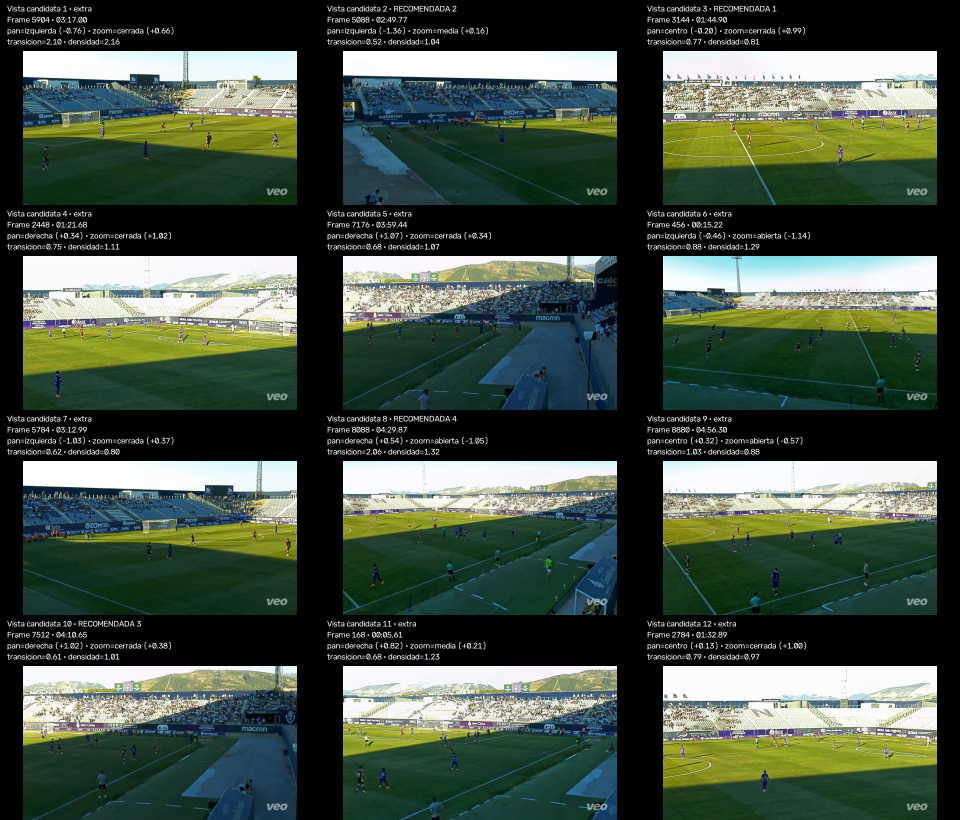
#> input picture supervisor/data/reviews/asset_7fbc47b7b83647bc8fd52e6a676c9425_view_diversity_v1/all_diverse_candidates_contact_sheet.jpg, 1920 x 1640 px (shown at 1/2 size)
$ python -i field_anchor_selector.py   (imports and definitions only)   (older library calls are emulated)
#> lines starting #> are read from the running program, lines starting #| are printed output that depends on the picture; after the words box and inside, x2 and y2 are one past the last pixel; in counts of white or black regions, pixels touching at a corner belong together
#> further down, picture is the input picture: shape (1640, 1920, 3); mean B, G, R 68.9, 81.2, 68.6
"""Active HUMAN anchor selector for RealJaen FIELD.

This module turns Camera Atlas Coverage diagnostics into a practical question:

    Which frames should the human calibrate next to improve FIELD coverage
    with the least manual work?

The selector is deliberately conservative:

- HUMAN anchors remain the only Camera Atlas truth.
- propagated/refined homographies are used only as approximate state probes;
- actual video pixels are inspected before recommending a frame;
- several frames from the same temporal/state hole are collapsed;
- within each useful camera-state neighborhood, the selector prefers the frame
  that is easiest to calibrate visually (sharp, pitch visible, useful white
  field-marking evidence, sensible exposure);
- isolated existing HUMAN anchors are reported for review rather than silently
  accepted as proof that the surrounding camera state is well represented.

This V1 still uses Coverage V3 as candidate generation.  It is intentionally a
bridge toward a future propagation-independent view-state scanner.

No review is modified and no candidate is promoted automatically.
"""

from __future__ import annotations

from dataclasses import asdict, dataclass
import math
from pathlib import Path
from typing import Any

import cv2
import numpy as np

from supervisor.field_camera_atlas_coverage import (
    CameraAtlasCoverageConfig,
    robust_camera_distance,
)
from supervisor.field_visibility import compute_visible_pitch_footprint


@dataclass(frozen=True)
class AnchorSelectorConfig:
    max_recommendations: int = 6

    # Start from the worst coverage regions, then search a short neighborhood
    # for a more calibratable representative of the same camera state.
    seed_pool_size: int = 30
    seed_percentile: float = 65.0
    search_radius_frames: int = 14
    search_step_frames: int = 2

    # Do not replace a seed by a visually nicer frame whose approximate camera
    # state has already moved too far away from the original coverage hole.
    max_seed_state_distance_px: float = 100.0

    # Global de-duplication.  Two recommendations should represent genuinely
    # different pieces of missing camera-state coverage.
    min_temporal_separation_frames: int = 25
    min_state_separation_px: float = 85.0
    min_visual_descriptor_distance: float = 0.045

    # Existing HUMAN anchors this isolated are worth explicitly checking.
    isolated_anchor_review_threshold_px: float = 500.0

    # Candidate ranking weights.
    coverage_weight: float = 0.58
    visual_quality_weight: float = 0.30
    local_peak_bonus: float = 0.07
    reliability_bonus: float = 0.05

    # View tags are diagnostics, not hard semantic truth.
    left_right_centroid_threshold_m: float = 10.0
    zoom_open_visible_fraction: float = 0.72
    zoom_close_visible_fraction: float = 0.48


# [179 lines left out: functions _as_h, _valid_frame, _extract_probe_lookup, _coverage_probe_lookup, _seed_frames, _read_frame, not called in this run]


def _frame_visual_analysis(frame_bgr: np.ndarray) -> dict[str, Any]:
    """Cheap per-frame quality + view descriptor.

    The feature is intentionally appearance-based and match-local.  It is not
    a field detector and does not attempt to infer a homography.
    """
    height, width = frame_bgr.shape[:2]
#> height = 1640; width = 1920
    if height <= 0 or width <= 0:
        return {
            "quality_score": 0.0,
            "descriptor": None,
            "diagnostics": {},
        }

    scale = min(1.0, 640.0 / width)
#> scale = 0.333
    if scale < 1.0:
        image = cv2.resize(
            frame_bgr,
            (
                max(1, int(round(width * scale))),
                max(1, int(round(height * scale))),
            ),
            interpolation=cv2.INTER_AREA,
        )
    else:
        image = frame_bgr

    hsv = cv2.cvtColor(image, cv2.COLOR_BGR2HSV)
#> hsv: shape (547, 640, 3); mean H, S, V 48, 79.9, 83.9
    gray = cv2.cvtColor(image, cv2.COLOR_BGR2GRAY)

    h = hsv[:, :, 0]
    s = hsv[:, :, 1]
    v = hsv[:, :, 2]

    # Broad football-pitch green.  This is only a quality/context cue.
    green = (
        (h >= 25)
        & (h <= 95)
        & (s >= 45)
        & (v >= 35)
    ).astype(np.uint8)
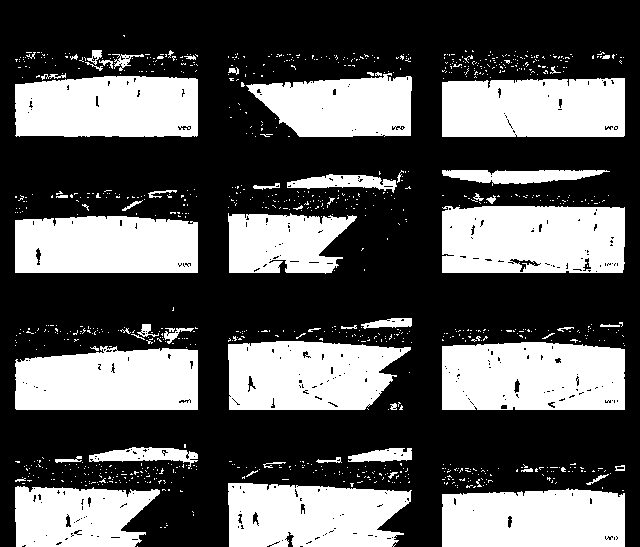
#> green: shape (547, 640); values 0 (black) and 1 (white), 35.7% white; 1034 white regions (972 under 20 px), largest, box (x1, y1, x2, y2) and area: (442, 206, 625, 273) 11690, (442, 342, 625, 410) 11680, (15, 76, 198, 137) 10457

    # White/bright markings become more useful when they touch green context.
    white = (
        (s <= 105)
        & (v >= 145)
    ).astype(np.uint8)
#> white: shape (547, 640); values 0 (black) and 1 (white), 19.6% white; 1040 white regions (1013 under 20 px), largest, box (x1, y1, x2, y2) and area: (15, 171, 198, 225) 7989, (442, 444, 625, 498) 7634, (442, 34, 625, 83) 6827

    green_dilated = cv2.dilate(
        green,
        np.ones((9, 9), dtype=np.uint8),
        iterations=1,
    )
#> green_dilated: shape (547, 640); values 0 (black) and 1 (white), 55.4% white; 52 black regions (31 under 20 px), largest, box (x1, y1, x2, y2) and area: (0, 0, 640, 547) 153364, (256, 470, 339, 483) 450, (34, 336, 76, 353) 365
    line_like = white & green_dilated
#> line_like: shape (547, 640); values 0 (black) and 1 (white), 9.8% white; 428 white regions (375 under 20 px), largest, box (x1, y1, x2, y2) and area: (15, 444, 198, 493) 3855, (229, 444, 411, 490) 3586, (47, 185, 198, 225) 3016

    laplacian = cv2.Laplacian(gray, cv2.CV_32F)
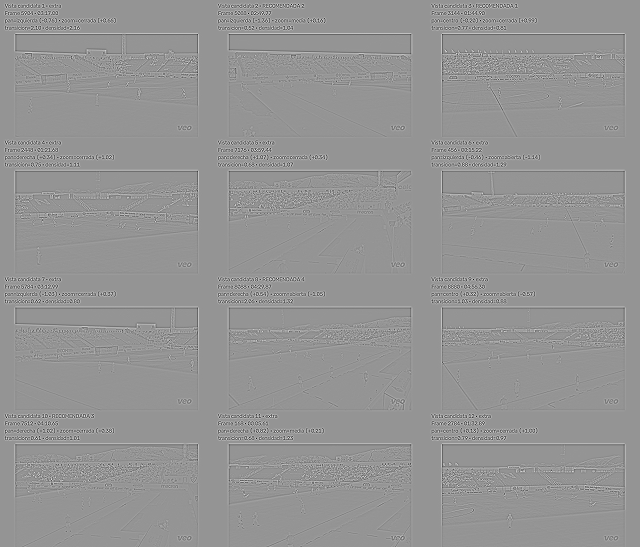
#> laplacian: shape (547, 640) float32; min -774, max 553, mean 0; drawn with min black and max white
    sharpness_raw = float(np.var(laplacian))
#> sharpness_raw = 3235.2
    sharpness = float(
        1.0 - math.exp(-sharpness_raw / 220.0)
    )
#> sharpness = 1

    green_fraction = float(np.mean(green))
#> green_fraction = 0.357
    line_fraction = float(np.mean(line_like))
#> line_fraction = 0.0984

    # Sobel edge strength inside or immediately around the pitch context.
    gx = cv2.Sobel(gray, cv2.CV_32F, 1, 0, ksize=3)
    gy = cv2.Sobel(gray, cv2.CV_32F, 0, 1, ksize=3)
    gradient = cv2.magnitude(gx, gy)
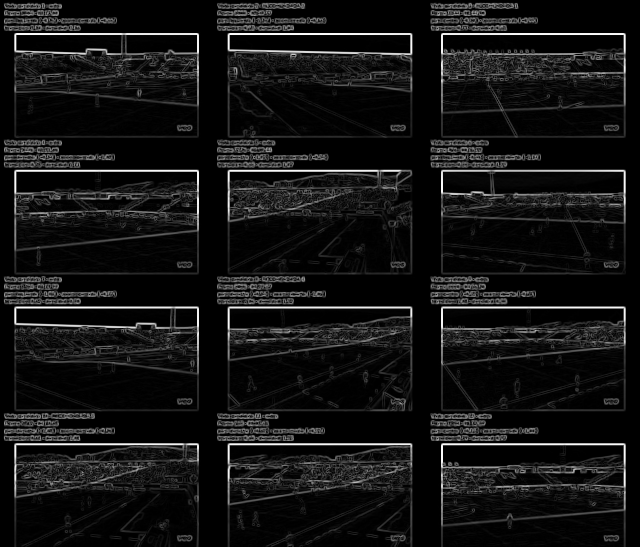
#> gradient: shape (547, 640) float32; min 0, max 1028.2, mean 81.3; drawn with min black and max white
    context_mask = green_dilated.astype(bool)
    if np.any(context_mask):
        edge_strength_raw = float(
            np.mean(gradient[context_mask])
        )
#> edge_strength_raw = 81.46
    else:
        edge_strength_raw = 0.0
    edge_strength = float(
        1.0 - math.exp(-edge_strength_raw / 45.0)
    )
#> edge_strength = 0.836

    dark_fraction = float(np.mean(v <= 18))
#> dark_fraction = 0.32
    clipped_fraction = float(np.mean(v >= 248))
#> clipped_fraction = 0.097
    exposure_quality = max(
        0.0,
        1.0 - 1.8 * dark_fraction - 1.4 * clipped_fraction,
    )
#> exposure_quality = 0.289

    pitch_quality = min(1.0, green_fraction / 0.42)
#> pitch_quality = 0.851
    marking_quality = min(1.0, line_fraction / 0.018)
#> marking_quality = 1

    quality = (
        0.30 * pitch_quality
        + 0.25 * marking_quality
        + 0.22 * sharpness
        + 0.13 * edge_strength
        + 0.10 * exposure_quality
    )
#> quality = 0.863
    quality = float(max(0.0, min(1.0, quality)))

    # Coarse appearance descriptor: HSV + pitch + edge energy in a 6x4 grid.
    rows = 4
    columns = 6
    descriptor_parts = []

    gradient_norm = np.clip(gradient / 255.0, 0.0, 1.0)
    image_h, image_w = gray.shape
#> image_h = 547; image_w = 640

    for row in range(rows):
        y0 = int(round(row * image_h / rows))
        y1 = int(round((row + 1) * image_h / rows))
        for column in range(columns):
            x0 = int(round(column * image_w / columns))
            x1 = int(round((column + 1) * image_w / columns))

            cell_h = h[y0:y1, x0:x1]
            cell_s = s[y0:y1, x0:x1]
            cell_v = v[y0:y1, x0:x1]
            cell_green = green[y0:y1, x0:x1]
            cell_line = line_like[y0:y1, x0:x1]
            cell_gradient = gradient_norm[y0:y1, x0:x1]

            if cell_h.size == 0:
                descriptor_parts.extend([0.0] * 6)
                continue

            descriptor_parts.extend(
                [
                    float(np.mean(cell_h) / 179.0),
                    float(np.mean(cell_s) / 255.0),
                    float(np.mean(cell_v) / 255.0),
                    float(np.mean(cell_green)),
                    float(np.mean(cell_line)),
                    float(np.mean(cell_gradient)),
                ]
            )
#> cell_green: shape (137, 107); values 0 (black) and 1 (white), 36.3% white; 32 white regions (29 under 20 px), largest, box (x1, y1, x2, y2) and area: (0, 78, 92, 137) 5115, (53, 64, 76, 75) 61, (82, 55, 92, 61) 38
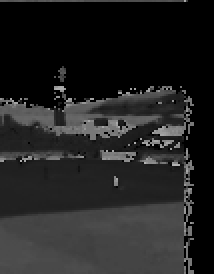
#> cell_h: shape (137, 107) (shown 2 times larger); min 0, max 179, mean 34.6
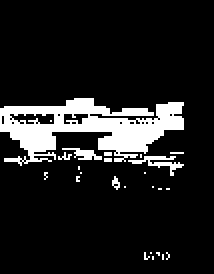
#> cell_line: shape (137, 107) (shown 2 times larger); values 0 (black) and 1 (white), 12.3% white; 25 white regions (22 under 20 px), largest, box (x1, y1, x2, y2) and area: (0, 49, 92, 83) 1555, (64, 78, 92, 88) 90, (31, 74, 51, 80) 58
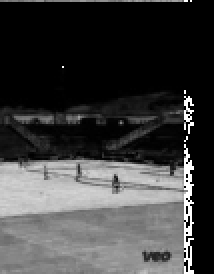
#> cell_s: shape (137, 107) (shown 2 times larger); min 0, max 255, mean 62.9
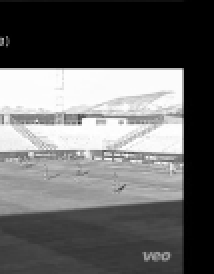
#> cell_v: shape (137, 107) (shown 2 times larger); min 0, max 255, mean 102.4
#> after the loop, descriptor_parts = 144 values, max 0.478 at index 63, min 0.00764 at index 16, mean 0.268

    descriptor = np.asarray(descriptor_parts, dtype=np.float64)
#> descriptor has the same summary as descriptor_parts
    norm = float(np.linalg.norm(descriptor))
#> norm = 3.43
    if norm > 1e-12:
        descriptor /= norm
#> descriptor = 144 values, max 0.139 at index 63, min 0.00223 at index 16, mean 0.078

    return {
        "quality_score": quality,
        "descriptor": descriptor,
        "diagnostics": {
            "green_fraction": green_fraction,
            "line_like_fraction": line_fraction,
            "sharpness": sharpness,
            "edge_strength": edge_strength,
            "exposure_quality": exposure_quality,
        },
    }


# [484 lines left out: functions _visual_distance, _view_tags, _window_frames, _normalise_coverage, _best_representative_for_seed, _isolated_anchor_reviews and 2 more, not called in this run]

>>> import cv2
>>> picture = cv2.imread('data/reviews/asset_7fbc47b7b83647bc8fd52e6a676c9425_view_diversity_v1/all_diverse_candidates_contact_sheet.jpg')
>>> result = _frame_visual_analysis(picture)
#> result = 3 items

$ run again, on supervisor/data/reviews/asset_7fbc47b7b83647bc8fd52e6a676c9425_view_diversity_v1/recommended_views_contact_sheet.jpg
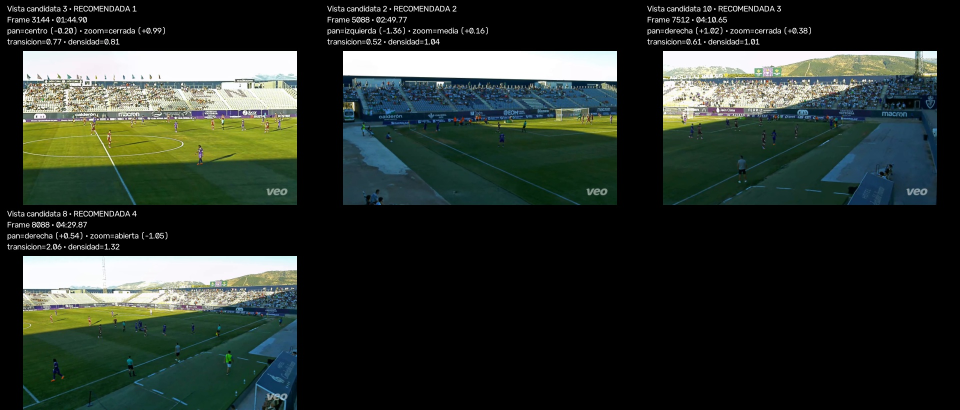
#> input picture supervisor/data/reviews/asset_7fbc47b7b83647bc8fd52e6a676c9425_view_diversity_v1/recommended_views_contact_sheet.jpg, 1920 x 820 px (shown at 1/2 size)
#> picture is the input picture: shape (820, 1920, 3); mean B, G, R 45.2, 51.7, 43.4
#> hsv: shape (273, 640, 3); mean H, S, V 33.7, 53.8, 54
#> in _frame_visual_analysis, `green = ( (h >= 25) & (h <= 95) & (s >= 45) & (v >= 35) ).astype(np.ui..`:
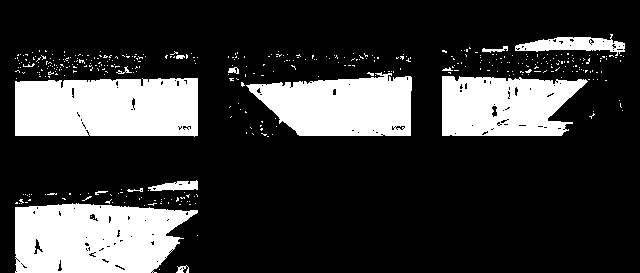
#> green: shape (273, 640); values 0 (black) and 1 (white), 21.9% white; 406 white regions (391 under 20 px), largest, box (x1, y1, x2, y2) and area: (15, 203, 198, 273) 10356, (15, 78, 198, 137) 10168, (246, 72, 412, 136) 7847
#> white: shape (273, 640); values 0 (black) and 1 (white), 12.1% white; 354 white regions (342 under 20 px), largest, box (x1, y1, x2, y2) and area: (15, 34, 198, 82) 6829, (15, 171, 198, 209) 5321, (442, 34, 611, 83) 4746
#> green_dilated: shape (273, 640); values 0 (black) and 1 (white), 35.8% white; 11 white regions, largest, box (x1, y1, x2, y2) and area: (11, 46, 202, 141) 15855, (438, 30, 629, 140) 15636, (11, 176, 202, 273) 15304
#> line_like: shape (273, 640); values 0 (black) and 1 (white), 5.9% white; 110 white regions (94 under 20 px), largest, box (x1, y1, x2, y2) and area: (442, 34, 611, 83) 3687, (15, 46, 178, 82) 2794, (15, 176, 198, 209) 2492
#> sharpness_raw = 2465.9
#> sharpness = 1
#> green_fraction = 0.219
#> line_fraction = 0.0593
#> edge_strength_raw = 82.71
#> edge_strength = 0.841
#> dark_fraction = 0.546
#> clipped_fraction = 0.0626
#> exposure_quality = 0
#> pitch_quality = 0.522
#> marking_quality = 1
#> quality = 0.736
#> in _frame_visual_analysis, `gradient_norm = np.clip(gradient / 255.0, 0.0, 1.0)`:
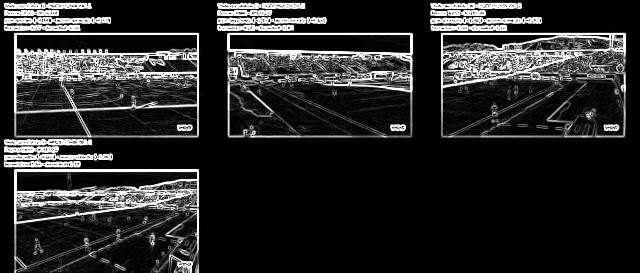
#> gradient_norm: shape (273, 640) float32; min 0, max 1, mean 0.162
#> after the loop in _frame_visual_analysis, `for row in range(rows):`: descriptor_parts = 144 values, max 0.828 at index 111, min 0 at index 70, mean 0.176
#> in _frame_visual_analysis, `descriptor = np.asarray(descriptor_parts, dtype=np.float64)`: descriptor has the same summary as descriptor_parts
#> norm = 3.19
#> in _frame_visual_analysis, `descriptor /= norm`: descriptor = 144 values, max 0.259 at index 111, min 0 at index 70, mean 0.055
#> result = 3 items
